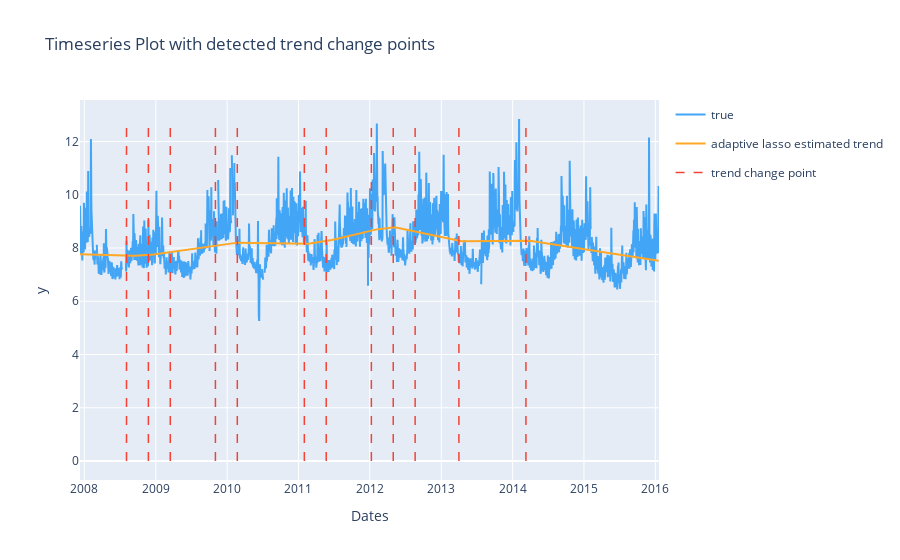

Notebook source saved alongside this figure:
### Markdown cell above
Adding relevant features
---

Growth and trend
---
First we look at the growth and trend. Detailed growth configuration can be found
at :doc:`/pages/model_components/0200_growth`.
In these two features, we care less about the short-term fluctuations but rather long-term tendency.
From the original plot we see there is no obvious growth pattern, thus we
could use a linear growth to fit the model. On the other hand, there could be
potential trend changepoints, at which time the linear growth changes its rate.
Detailed changepoint configuration can be found at :doc:`/pages/model_components/0500_changepoints`.
These points can be detected with the ``ChangepointDetector`` class. For a quickstart example,
see `Changepoint detection <../quickstart/0200_changepoint_detection.html>`_.
Here we explore the automatic changepoint detection.
The parameters in this automatic changepoint detection is customized for this data set.
We keep the ``yearly_seasonality_order`` the same as the model's yearly seasonality order.
The ``regularization_strength`` controls how many changepoints are detected.
0.5 is a good choice, while you may try other numbers such as 0.4 or 0.6 to see the difference.
The ``resample_freq`` is set to 7 days, because we have a long training history, thus we should
keep this relatively long (the intuition is that shorter changes will be ignored).
We put 25 potential changepoints to be the candidates, because we do not expect too many changes.
However, this could be higher.
The ``yearly_seasonality_change_freq`` is set to 365 days, which means we refit the yearly seasonality
every year, because it can be see from the time series plot that the yearly seasonality varies every year.
The ``no_changepoint_distance_from_end`` is set to 365 days, which means we do not allow any changepoints
at the last 365 days of training data. This avoids fitting the final trend with too little data.
For long-term forecast, this is typically the same as the forecast horizon, while for short-term forecast,
this could be a multiple of the forecast horizon.

### Code cell
model = ChangepointDetector()
res = model.find_trend_changepoints(
    df=df,  # data df
    time_col="ts",  # time column name
    value_col="y",  # value column name
    yearly_seasonality_order=10,  # yearly seasonality order, fit along with trend
    regularization_strength=0.5,  # between 0.0 and 1.0, greater values imply fewer changepoints, and 1.0 implies no changepoints
    resample_freq="7D",  # data aggregation frequency, eliminate small fluctuation/seasonality
    potential_changepoint_n=25,  # the number of potential changepoints
    yearly_seasonality_change_freq="365D",  # varying yearly seasonality for every year
    no_changepoint_distance_from_end="365D")  # the proportion of data from end where changepoints are not allowed
fig = model.plot(
    observation=True,
    trend_estimate=False,
    trend_change=True,
    yearly_seasonality_estimate=False,
    adaptive_lasso_estimate=True,
    plot=False)
plotly.io.show(fig)

### Figure 1 — Plotly figure (JSON) as saved in the notebook; plotly's stock layout.template omitted (floating-point values rounded to 4 significant figures; data arrays with more than 128 entries replaced by an {"elided": "..."} marker saying what was removed)
{"data": [{"line": {"color": "#42A5F5"}, "mode": "lines", "name": "true", "opacity": 1, "type": "scatter", "x": {"elided": "2964 str values"}, "y": {"elided": "2964 float values"}}, {"line": {"color": "#FFA726"}, "mode": "lines", "name": "adaptive lasso estimated trend", "opacity": 1, "showlegend": true, "type": "scatter", "x": {"elided": "422 str values"}, "y": {"elided": "422 float values"}}, {"legendgroup": "trend", "line": {"color": "#F44336", "dash": "dash", "width": 1.5}, "mode": "lines", "name": "trend change point", "opacity": 1, "showlegend": true, "type": "scatter", "x": ["2008-08-04T00:00:00", "2008-08-04T00:00:00"], "y": [0, 12.85]}, {"legendgroup": "trend", "line": {"color": "#F44336", "dash": "dash", "width": 1.5}, "mode": "lines", "name": "trend change point", "opacity": 1, "showlegend": false, "type": "scatter", "x": ["2008-11-24T00:00:00", "2008-11-24T00:00:00"], "y": [0, 12.85]}, {"legendgroup": "trend", "line": {"color": "#F44336", "dash": "dash", "width": 1.5}, "mode": "lines", "name": "trend change point", "opacity": 1, "showlegend": false, "type": "scatter", "x": ["2009-03-16T00:00:00", "2009-03-16T00:00:00"], "y": [0, 12.85]}, {"legendgroup": "trend", "line": {"color": "#F44336", "dash": "dash", "width": 1.5}, "mode": "lines", "name": "trend change point", "opacity": 1, "showlegend": false, "type": "scatter", "x": ["2009-11-02T00:00:00", "2009-11-02T00:00:00"], "y": [0, 12.85]}, {"legendgroup": "trend", "line": {"color": "#F44336", "dash": "dash", "width": 1.5}, "mode": "lines", "name": "trend change point", "opacity": 1, "showlegend": false, "type": "scatter", "x": ["2010-02-22T00:00:00", "2010-02-22T00:00:00"], "y": [0, 12.85]}, {"legendgroup": "trend", "line": {"color": "#F44336", "dash": "dash", "width": 1.5}, "mode": "lines", "name": "trend change point", "opacity": 1, "showlegend": false, "type": "scatter", "x": ["2011-01-31T00:00:00", "2011-01-31T00:00:00"], "y": [0, 12.85]}, {"legendgroup": "trend", "line": {"color": "#F44336", "dash": "dash", "width": 1.5}, "mode": "lines", "name": "trend change point", "opacity": 1, "showlegend": false, "type": "scatter", "x": ["2011-05-23T00:00:00", "2011-05-23T00:00:00"], "y": [0, 12.85]}, {"legendgroup": "trend", "line": {"color": "#F44336", "dash": "dash", "width": 1.5}, "mode": "lines", "name": "trend change point", "opacity": 1, "showlegend": false, "type": "scatter", "x": ["2012-01-09T00:00:00", "2012-01-09T00:00:00"], "y": [0, 12.85]}, {"legendgroup": "trend", "line": {"color": "#F44336", "dash": "dash", "width": 1.5}, "mode": "lines", "name": "trend change point", "opacity": 1, "showlegend": false, "type": "scatter", "x": ["2012-04-30T00:00:00", "2012-04-30T00:00:00"], "y": [0, 12.85]}, {"legendgroup": "trend", "line": {"color": "#F44336", "dash": "dash", "width": 1.5}, "mode": "lines", "name": "trend change point", "opacity": 1, "showlegend": false, "type": "scatter", "x": ["2012-08-20T00:00:00", "2012-08-20T00:00:00"], "y": [0, 12.85]}, {"legendgroup": "trend", "line": {"color": "#F44336", "dash": "dash", "width": 1.5}, "mode": "lines", "name": "trend change point", "opacity": 1, "showlegend": false, "type": "scatter", "x": ["2013-04-01T00:00:00", "2013-04-01T00:00:00"], "y": [0, 12.85]}, {"legendgroup": "trend", "line": {"color": "#F44336", "dash": "dash", "width": 1.5}, "mode": "lines", "name": "trend change point", "opacity": 1, "showlegend": false, "type": "scatter", "x": ["2014-03-10T00:00:00", "2014-03-10T00:00:00"], "y": [0, 12.85]}], "layout": {"title": {"text": "Timeseries Plot with detected trend change points"}, "xaxis": {"title": {"text": "Dates"}}, "yaxis": {"title": {"text": "y"}}}}
